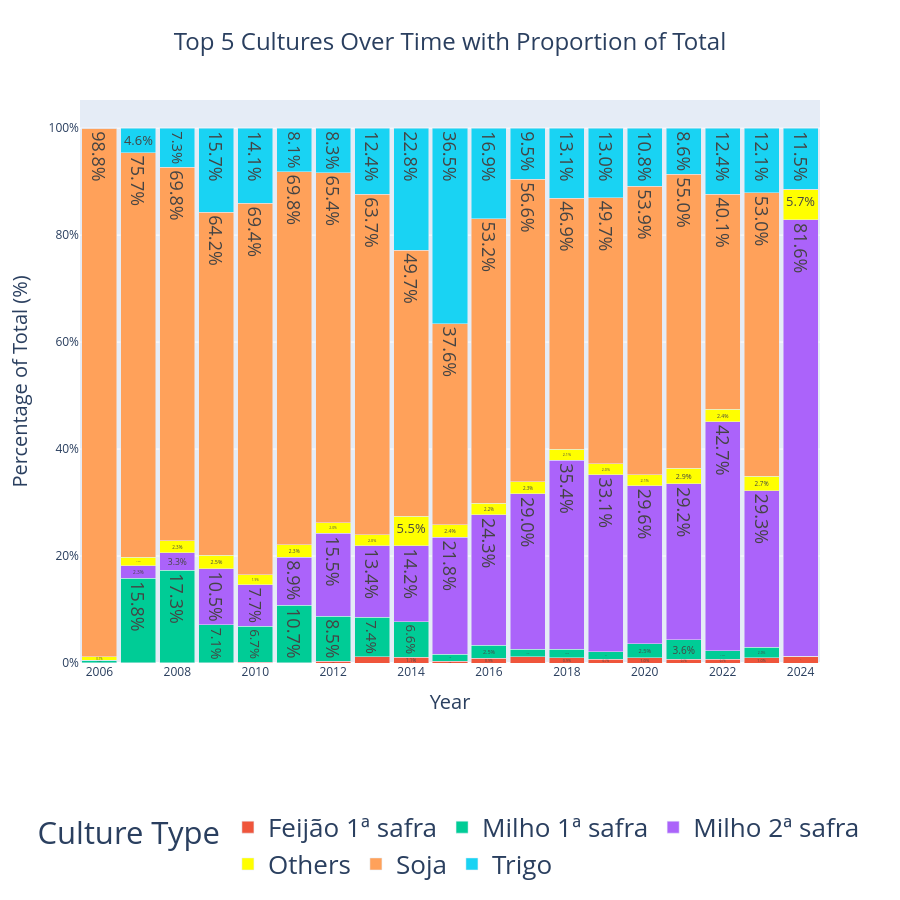

The notebook cell saved with this chart:
### Code cell
# Step 1: Convert 'dt_proposta' to datetime if needed
data_pr['dt_proposta'] = pd.to_datetime(data_pr['dt_proposta'])

# Step 2: Identify the top 5 most frequent 'nm_cultura_global' values
top_5_culturas = data_pr['nm_cultura_global'].value_counts().nlargest(5).index

# Step 3: Label 'Others' for all values not in the top 5
data_pr['nm_cultura_global_top5'] = data_pr['nm_cultura_global'].where(data_pr['nm_cultura_global'].isin(top_5_culturas), 'Others')

# Step 4: Group by 'dt_proposta' (year) and 'nm_cultura_global_top5' for time-series analysis
grouped_data = data_pr.groupby([data_pr['dt_proposta'].dt.to_period('Y'), 'nm_cultura_global_top5']).size().unstack(fill_value=0)

# Step 5: Convert index to timestamp and normalize for percentages (100% stacked bar chart)
grouped_data.index = grouped_data.index.to_timestamp()
grouped_data_percentage = grouped_data.div(grouped_data.sum(axis=1), axis=0) * 100

# Step 6: Transform data to long format for Plotly
df_long = grouped_data_percentage.reset_index().melt(id_vars='dt_proposta', var_name='nm_cultura_global_top5', value_name='Percentage')

# Step 7: Create the 100% stacked bar chart with improved storytelling elements
fig = px.bar(df_long, 
             x='dt_proposta', 
             y='Percentage', 
             color='nm_cultura_global_top5',
             labels={'Percentage': 'Percentage of Total', 'dt_proposta': 'Year'},
             title='Top 5 Cultures Over Time with Proportion of Total',
             color_discrete_map={'Others': 'yellow'})  # Use a neutral color for 'Others' to emphasize top categories

# Center the percentage text on the bars and enlarge fonts
fig.update_traces(
    textposition='inside',       # Center text inside each bar
    texttemplate='%{y:.1f}%',    # Display percentage to 1 decimal point
    textfont_size=18,            # Larger text font for percentages
    hovertemplate='<b>%{x|%Y}</b><br>Category: %{color}<br>Percentage: %{y:.1f}%'  # Customize hover info
)

# Update layout for readability and focus
fig.update_layout(
    barmode='stack', 
    xaxis=dict(title='Year', tickformat='%Y'), 
    yaxis=dict(title='Percentage of Total (%)', ticksuffix='%'), 
    title_x=0.5,  # Center title
    title_font=dict(size=24),  # Larger title font
    xaxis_title_font=dict(size=20),  # Larger x-axis title font
    yaxis_title_font=dict(size=20),  # Larger y-axis title font
    legend=dict(
        title_text='Culture Type',
        orientation="h", yanchor="top", y=-0.25, xanchor="center", x=0.5,  # Move legend to bottom center
        font=dict(size=16)  # Larger legend font
    ),
    bargap=0.1,  # Add space between bars
    height=900  # Increase chart height for better readability
)

# Step 8: Display the chart
fig.show()

### Figure 1 — Plotly figure (JSON) as saved in the notebook; plotly's stock layout.template omitted (floating-point values rounded to 4 significant figures)
{"data": [{"alignmentgroup": "True", "hovertemplate": "<b>%{x|%Y}</b><br>Category: %{color}<br>Percentage: %{y:.1f}%", "legendgroup": "Feijão 1ª safra", "marker": {"color": "#EF553B", "pattern": {"shape": ""}}, "name": "Feijão 1ª safra", "offsetgroup": "Feijão 1ª safra", "orientation": "v", "showlegend": true, "textfont": {"size": 18}, "textposition": "inside", "texttemplate": "%{y:.1f}%", "type": "bar", "x": ["2006-01-01T00:00:00", "2007-01-01T00:00:00", "2008-01-01T00:00:00", "2009-01-01T00:00:00", "2010-01-01T00:00:00", "2011-01-01T00:00:00", "2012-01-01T00:00:00", "2013-01-01T00:00:00", "2014-01-01T00:00:00", "2015-01-01T00:00:00", "2016-01-01T00:00:00", "2017-01-01T00:00:00", "2018-01-01T00:00:00", "2019-01-01T00:00:00", "2020-01-01T00:00:00", "2021-01-01T00:00:00", "2022-01-01T00:00:00", "2023-01-01T00:00:00", "2024-01-01T00:00:00"], "xaxis": "x", "y": [0.006807, 0.0308, 0.05507, 0.07491, 0.1831, 0.08822, 0.3027, 1.141, 1.122, 0.2852, 0.8625, 1.136, 0.9376, 0.7348, 1.025, 0.689, 0.6743, 0.9641, 1.258], "yaxis": "y"}, {"alignmentgroup": "True", "hovertemplate": "<b>%{x|%Y}</b><br>Category: %{color}<br>Percentage: %{y:.1f}%", "legendgroup": "Milho 1ª safra", "marker": {"color": "#00cc96", "pattern": {"shape": ""}}, "name": "Milho 1ª safra", "offsetgroup": "Milho 1ª safra", "orientation": "v", "showlegend": true, "textfont": {"size": 18}, "textposition": "inside", "texttemplate": "%{y:.1f}%", "type": "bar", "x": ["2006-01-01T00:00:00", "2007-01-01T00:00:00", "2008-01-01T00:00:00", "2009-01-01T00:00:00", "2010-01-01T00:00:00", "2011-01-01T00:00:00", "2012-01-01T00:00:00", "2013-01-01T00:00:00", "2014-01-01T00:00:00", "2015-01-01T00:00:00", "2016-01-01T00:00:00", "2017-01-01T00:00:00", "2018-01-01T00:00:00", "2019-01-01T00:00:00", "2020-01-01T00:00:00", "2021-01-01T00:00:00", "2022-01-01T00:00:00", "2023-01-01T00:00:00", "2024-01-01T00:00:00"], "xaxis": "x", "y": [0.4697, 15.83, 17.28, 7.098, 6.71, 10.74, 8.458, 7.437, 6.618, 1.385, 2.475, 1.455, 1.612, 1.353, 2.53, 3.632, 1.657, 1.985, 0], "yaxis": "y"}, {"alignmentgroup": "True", "hovertemplate": "<b>%{x|%Y}</b><br>Category: %{color}<br>Percentage: %{y:.1f}%", "legendgroup": "Milho 2ª safra", "marker": {"color": "#ab63fa", "pattern": {"shape": ""}}, "name": "Milho 2ª safra", "offsetgroup": "Milho 2ª safra", "orientation": "v", "showlegend": true, "textfont": {"size": 18}, "textposition": "inside", "texttemplate": "%{y:.1f}%", "type": "bar", "x": ["2006-01-01T00:00:00", "2007-01-01T00:00:00", "2008-01-01T00:00:00", "2009-01-01T00:00:00", "2010-01-01T00:00:00", "2011-01-01T00:00:00", "2012-01-01T00:00:00", "2013-01-01T00:00:00", "2014-01-01T00:00:00", "2015-01-01T00:00:00", "2016-01-01T00:00:00", "2017-01-01T00:00:00", "2018-01-01T00:00:00", "2019-01-01T00:00:00", "2020-01-01T00:00:00", "2021-01-01T00:00:00", "2022-01-01T00:00:00", "2023-01-01T00:00:00", "2024-01-01T00:00:00"], "xaxis": "x", "y": [0, 2.31, 3.258, 10.48, 7.725, 8.943, 15.52, 13.35, 14.22, 21.8, 24.34, 29.02, 35.37, 33.14, 29.57, 29.16, 42.73, 29.29, 81.58], "yaxis": "y"}, {"alignmentgroup": "True", "hovertemplate": "<b>%{x|%Y}</b><br>Category: %{color}<br>Percentage: %{y:.1f}%", "legendgroup": "Others", "marker": {"color": "yellow", "pattern": {"shape": ""}}, "name": "Others", "offsetgroup": "Others", "orientation": "v", "showlegend": true, "textfont": {"size": 18}, "textposition": "inside", "texttemplate": "%{y:.1f}%", "type": "bar", "x": ["2006-01-01T00:00:00", "2007-01-01T00:00:00", "2008-01-01T00:00:00", "2009-01-01T00:00:00", "2010-01-01T00:00:00", "2011-01-01T00:00:00", "2012-01-01T00:00:00", "2013-01-01T00:00:00", "2014-01-01T00:00:00", "2015-01-01T00:00:00", "2016-01-01T00:00:00", "2017-01-01T00:00:00", "2018-01-01T00:00:00", "2019-01-01T00:00:00", "2020-01-01T00:00:00", "2021-01-01T00:00:00", "2022-01-01T00:00:00", "2023-01-01T00:00:00", "2024-01-01T00:00:00"], "xaxis": "x", "y": [0.7079, 1.608, 2.258, 2.457, 1.91, 2.34, 1.983, 2.05, 5.486, 2.398, 2.226, 2.253, 2.069, 2.045, 2.092, 2.9, 2.41, 2.686, 5.677], "yaxis": "y"}, {"alignmentgroup": "True", "hovertemplate": "<b>%{x|%Y}</b><br>Category: %{color}<br>Percentage: %{y:.1f}%", "legendgroup": "Soja", "marker": {"color": "#FFA15A", "pattern": {"shape": ""}}, "name": "Soja", "offsetgroup": "Soja", "orientation": "v", "showlegend": true, "textfont": {"size": 18}, "textposition": "inside", "texttemplate": "%{y:.1f}%", "type": "bar", "x": ["2006-01-01T00:00:00", "2007-01-01T00:00:00", "2008-01-01T00:00:00", "2009-01-01T00:00:00", "2010-01-01T00:00:00", "2011-01-01T00:00:00", "2012-01-01T00:00:00", "2013-01-01T00:00:00", "2014-01-01T00:00:00", "2015-01-01T00:00:00", "2016-01-01T00:00:00", "2017-01-01T00:00:00", "2018-01-01T00:00:00", "2019-01-01T00:00:00", "2020-01-01T00:00:00", "2021-01-01T00:00:00", "2022-01-01T00:00:00", "2023-01-01T00:00:00", "2024-01-01T00:00:00"], "xaxis": "x", "y": [98.82, 75.67, 69.85, 64.16, 69.39, 69.76, 65.43, 63.66, 49.73, 37.59, 53.2, 56.6, 46.93, 49.71, 53.94, 55.01, 40.14, 52.99, 0.02046], "yaxis": "y"}, {"alignmentgroup": "True", "hovertemplate": "<b>%{x|%Y}</b><br>Category: %{color}<br>Percentage: %{y:.1f}%", "legendgroup": "Trigo", "marker": {"color": "#19d3f3", "pattern": {"shape": ""}}, "name": "Trigo", "offsetgroup": "Trigo", "orientation": "v", "showlegend": true, "textfont": {"size": 18}, "textposition": "inside", "texttemplate": "%{y:.1f}%", "type": "bar", "x": ["2006-01-01T00:00:00", "2007-01-01T00:00:00", "2008-01-01T00:00:00", "2009-01-01T00:00:00", "2010-01-01T00:00:00", "2011-01-01T00:00:00", "2012-01-01T00:00:00", "2013-01-01T00:00:00", "2014-01-01T00:00:00", "2015-01-01T00:00:00", "2016-01-01T00:00:00", "2017-01-01T00:00:00", "2018-01-01T00:00:00", "2019-01-01T00:00:00", "2020-01-01T00:00:00", "2021-01-01T00:00:00", "2022-01-01T00:00:00", "2023-01-01T00:00:00", "2024-01-01T00:00:00"], "xaxis": "x", "y": [0, 4.553, 7.301, 15.72, 14.08, 8.121, 8.309, 12.36, 22.83, 36.54, 16.89, 9.537, 13.08, 13.02, 10.84, 8.616, 12.38, 12.08, 11.47], "yaxis": "y"}], "layout": {"bargap": 0.1, "barmode": "stack", "height": 900, "legend": {"font": {"size": 26}, "orientation": "h", "title": {"text": "Culture Type"}, "tracegroupgap": 0, "x": 0.5, "xanchor": "center", "y": -0.25, "yanchor": "top"}, "title": {"font": {"size": 24}, "text": "Top 5 Cultures Over Time with Proportion of Total", "x": 0.5}, "xaxis": {"anchor": "y", "domain": [0, 1], "tickformat": "%Y", "title": {"font": {"size": 20}, "text": "Year"}}, "yaxis": {"anchor": "x", "domain": [0, 1], "ticksuffix": "%", "title": {"font": {"size": 20}, "text": "Percentage of Total (%)"}}}}
